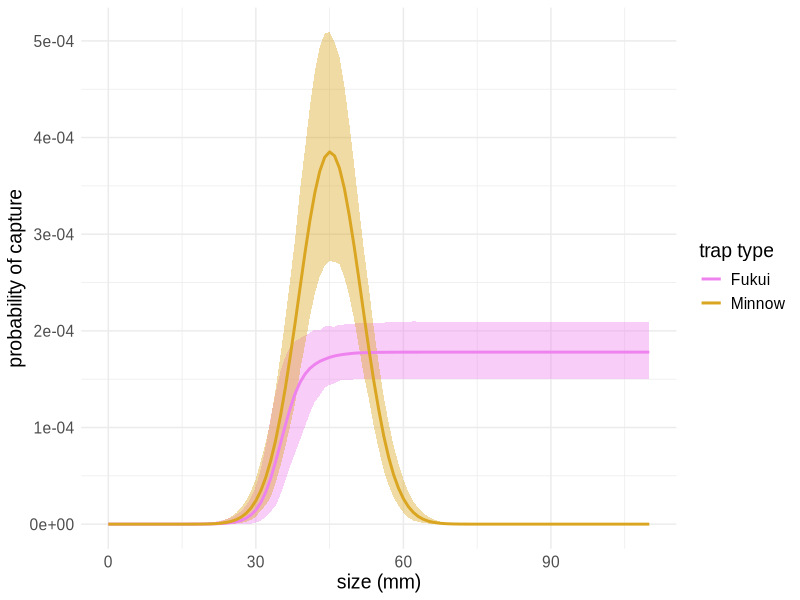

Write R code to recreate this figure.
library(tidyverse)
library(bayestestR)
library(patchwork)
library(cowplot)

# read in samples
out <- read.csv("data/posterior/params.csv")

# make plot of size selectivity
min_size <- 0
max_size <- 110
x <- seq(min_size, max_size, 1)
selective_summaries <- data.frame(
  type = c("minnow", "fukui",
           "minnow", "fukui",
           "minnow", "fukui"),
  stat = c(rep("median", 2), rep("lower_ci", 2), rep("upper_ci", 2))
)
selective_summaries <- cbind(
  selective_summaries,
  as.data.frame(matrix(NA, nrow = dim(selective_summaries), ncol = length(x)))
)
colnames(selective_summaries)[3:113] <- x
size_sel_norm <- function(pmax, xmax, sigma) {
  vector <- pmax * exp(-(x - xmax) ^ 2 / (2 * sigma ^ 2))
  return(1 - exp(-vector))
}
size_sel_log <- function(pmax, k, midpoint) {
  vector <- pmax / (1 + exp(-k * (x - midpoint)))
  return(1 - exp(-vector))
}
get_hdi_low <- function(input, ci) {
  out <- as.numeric(hdi(input, ci)[2])
  return(out)
}
get_hdi_high <- function(input, ci) {
  out <- as.numeric(hdi(input, ci)[3])
  return(out)
}
minnow_select <- mapply(size_sel_norm, out[, "trapm_pmax"],
                        out[, "trapm_xmax"], out[, "trapm_sigma"])
fukui_select <- mapply(size_sel_log, out[, "trapf_pmax"],
                       out[, "trapf_k"], out[, "trapf_midpoint"])
selective_summaries[1, 3:113] <- apply(minnow_select, 1, median)
selective_summaries[2, 3:113] <- apply(fukui_select, 1, median)
selective_summaries[3, 3:113] <- apply(minnow_select, 1,
                                       function(row) get_hdi_low(row, 0.95))
selective_summaries[4, 3:113] <- apply(fukui_select, 1,
                                       function(row) get_hdi_low(row, 0.95))
selective_summaries[5, 3:113] <- apply(minnow_select, 1,
                                       function(row) get_hdi_high(row, 0.95))
selective_summaries[6, 3:113] <- apply(fukui_select, 1,
                                       function(row) get_hdi_high(row, 0.95))

# convert from wide to long
selective_summaries_long <- selective_summaries %>%
  pivot_longer(cols = ! c("type", "stat"),
               values_to = "p",
               names_to = "size") %>%
  pivot_wider(values_from = "p",
              names_from = "stat")

# size selectivity plot
sizesel_plot <- ggplot(data = selective_summaries_long) +
  geom_ribbon(aes(x = as.numeric(size),
                  ymin = lower_ci, ymax = upper_ci,
                  fill = as.factor(type)), alpha = 0.4) +
  geom_line(aes(x = as.numeric(size), y = median,
                color = as.factor(type)),
            linewidth = 1) +
  scale_fill_manual(values = c("violet", "goldenrod"),
                    guide = "none") +
  scale_color_manual(values = c("violet", "goldenrod"),
                     labels = c("Fukui", "Minnow")) +
  labs(x = "size (mm)", y = "probability of capture", color = "trap type") +
  theme_minimal() +
  theme(text = element_text(size = 14, family = "Arial"))

ggsave("figures/supp_sizesel.png", sizesel_plot,
       dpi = 400, width = 5, height = 4,
       bg = "white")
